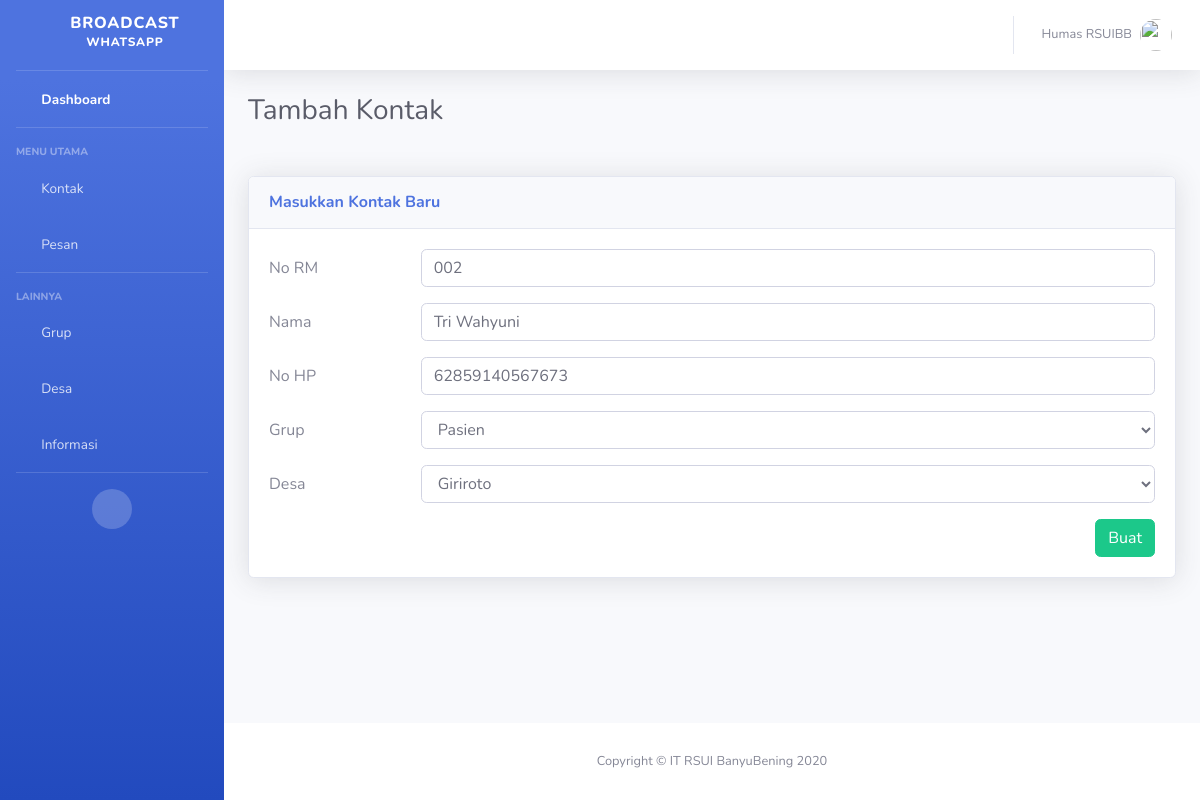
The app's page /kontak/ubah/2/ with its own data.
### kontak/models.py (models this page shows, shortened)
class Contacts(models.Model):
    norm        = models.CharField(max_length=50, null=True, blank=True)
    name        = models.CharField(max_length=50)
    contact     = models.CharField(max_length=50)
    group       = models.ForeignKey(Grup, on_delete=models.SET_NULL, null=True)
    desa        = models.ForeignKey(Desa, on_delete=models.SET_NULL, null=True, blank=True)
    is_active   = models.IntegerField(default=1)
    is_tester   = models.IntegerField(default=0)
    class Meta:
        db_table    = "contacts"

### kontak/views.py (the view, shortened to what this page needs)
# urls.py: re_path(r'^ubah/(?P<ubah_id>[0-9]+)/$', KontakFormView.as_view(mode='ubah'), name="ubah"),
class KontakFormView(View):
    template_name   = 'kontak/tambah.html'
    form    = KontakForm()
    mode    = None
    context = {}
    def get(self, *args, **kwargs):
        if self.mode == 'ubah':
            kontak_ubah = Contacts.objects.get(id=kwargs['ubah_id'])
            data        = kontak_ubah.__dict__
            self.form   = KontakForm(initial=data, instance=kontak_ubah)
        self.context    = {
            'Judul'         : 'Tambah Kontak',
            'Subjudul'      : 'Masukkan Kontak Baru',
            'kontak_form'   : self.form
        }
        return render(self.request, self.template_name, self.context)

### desa/models.py (called while the page is built)
    def __str__(self):
        return "{}".format(self.name)

### grup/models.py (called while the page is built)
    def __str__(self):
        return "{}".format(self.name)

### kontak/templates/kontak/tambah.html (shortened to what this page needs)
{% extends 'base.html' %}
{% load static %}
{% block heading %}
<div class="d-sm-flex align-items-center justify-content-between mb-4">
    <h1 class="h3 mb-0 text-gray-800">{{Judul}}</h1>
</div>
{% endblock heading %}
{% block tambah %}
<div class="row">
    <div class="col-lg-12">
        <div class="card shadow mb-4">
            <div class="card-header py-3">
                <h6 class="m-0 font-weight-bold text-primary">{{Subjudul}}</h6>
            </div>
            <div class="card-body">
                <form method="POST">
                    {% for field in kontak_form %}
                        <div class="form-group row">
                            <label for="{{field.id_for_label}}" class="col-sm-2 col-form-label">{{field.label}}</label>
                            <div class="col-sm-10">
                                {{field}}
                            </div>
                        </div>
                    {% endfor %}
                    <button type="submit" class="btn btn-success float-right">Buat</button>
                </form>
            </div>
        </div>
    </div>
</div>
{% endblock tambah %}

### records on screen
Contacts: kontak_form "002" "Tri Wahyuni" "62859140567673" "Pasien" "Giriroto"

### other values on screen
{{ Judul }} "Tambah Kontak"
{{ Subjudul }} "Masukkan Kontak Baru"
{{ field.label }} "No RM" "Nama" "No HP" "Grup" "Desa"
